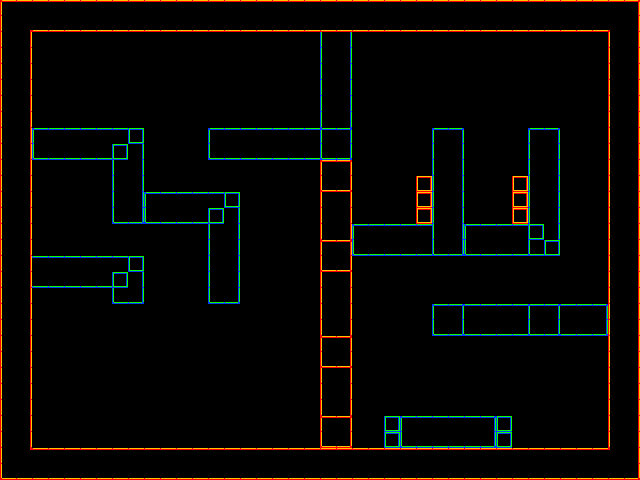

This is a level from a 2D game, rendered from its Tiled map with the project's own tilesets. A one-line summary and the map file follow, with tile-layer data summarised:
An orthogonal 40x30 tile map with 16x16 px tiles, 2 tile layers (Tile Layer 1, Layer2) and 24 objects.

<map version="1.0" orientation="orthogonal" width="40" height="30" tilewidth="16" tileheight="16">
 <tileset firstgid="1" name="ss_tileset" tilewidth="16" tileheight="16">
  <image source="ss_tileset.png" width="96" height="96" />
 </tileset>
 <layer name="Tile Layer 1" width="40" height="30">
  <data>[1200 cells, 178 non-empty, 9 distinct tile ids]</data>
 </layer>
 <layer name="Layer2" width="40" height="30">
  <data>[1200 cells, 306 non-empty, 13 distinct tile ids]</data>
 </layer>
 <objectgroup name="Solids" width="40" height="30">
  <object x="32" y="128" width="112" height="32" />
  <object x="112" y="160" width="32" height="64" />
  <object x="144" y="192" width="96" height="32" />
  <object x="208" y="224" width="32" height="80" />
  <object x="32" y="256" width="112" height="32" />
  <object x="112" y="288" width="32" height="16" />
  <object x="208" y="128" width="112" height="32" />
  <object x="320" y="32" width="32" height="128" />
  <object x="352" y="224" width="208" height="32" />
  <object x="432" y="128" width="32" height="96" />
  <object x="528" y="128" width="32" height="96" />
  <object x="432" y="304" width="176" height="32" />
  <object x="384" y="416" width="128" height="32" />
 </objectgroup>
 <objectgroup name="BoundingSolids" width="40" height="30">
  <object x="0" y="0" width="640" height="32" />
  <object x="0" y="32" width="32" height="448" />
  <object x="608" y="32" width="32" height="416" />
  <object x="32" y="448" width="608" height="32" />
  <object x="320" y="160" width="32" height="288" />
  <object x="416" y="176" width="16" height="48" />
  <object x="512" y="176" width="16" height="48" />
 </objectgroup>
 <objectgroup name="Portals" width="40" height="30">
  <object x="48" y="48" width="16" height="16" />
  <object x="384" y="48" width="16" height="16" />
 </objectgroup>
 <objectgroup name="Goal" width="40" height="30">
  <object x="528" y="368" width="16" height="16" />
 </objectgroup>
 <objectgroup name="Windows" width="40" height="30">
  <object x="48" y="336" width="96" height="96" />
 </objectgroup>
</map>